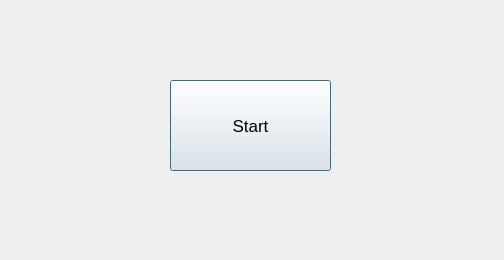
<?xml version="1.0" encoding="UTF-8"?>
<ui version="4.0">
 <class>Dialog</class>
 <widget class="QDialog" name="Dialog">
  <property name="geometry">
   <rect>
    <x>0</x>
    <y>0</y>
    <width>504</width>
    <height>260</height>
   </rect>
  </property>
  <property name="maximumSize">
   <size>
    <width>800</width>
    <height>680</height>
   </size>
  </property>
  <property name="windowTitle">
   <string>Eye Strain Detector</string>
  </property>
  <property name="windowIcon">
   <iconset>
    <normaloff>:/icon/icon.png</normaloff>:/icon/icon.png</iconset>
  </property>
  <widget class="QWidget" name="verticalLayoutWidget">
   <property name="geometry">
    <rect>
     <x>170</x>
     <y>80</y>
     <width>161</width>
     <height>91</height>
    </rect>
   </property>
   <layout class="QVBoxLayout" name="verticalLayout">
    <item>
     <widget class="QPushButton" name="runButton">
      <property name="sizePolicy">
       <sizepolicy hsizetype="Minimum" vsizetype="Preferred">
        <horstretch>0</horstretch>
        <verstretch>0</verstretch>
       </sizepolicy>
      </property>
      <property name="font">
       <font>
        <family>Arial</family>
        <pointsize>13</pointsize>
       </font>
      </property>
      <property name="text">
       <string>Start</string>
      </property>
     </widget>
    </item>
   </layout>
  </widget>
 </widget>
 <resources>
  <include location="resource.qrc"/>
 </resources>
 <connections/>
</ui>
